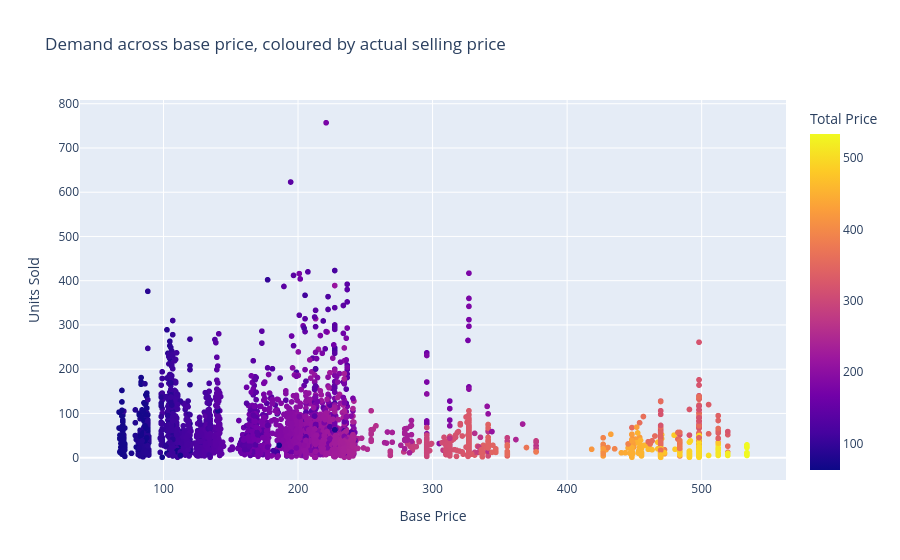

The notebook cell saved with this chart:
### Markdown cell above
The trendline slopes downward: higher price, lower quantity demanded. That is the classic
**law of demand**, and it confirms price carries real signal about sales volume. The relationship
is clearly not a straight line, though — the points fan out and cluster in price bands, which is
the first hint that a linear model will underfit.

### Code cell
fig = px.scatter(
    plot_sample,
    x="Base Price",
    y="Units Sold",
    color="Total Price",
    title="Demand across base price, coloured by actual selling price",
)
fig.show()

### Figure 1 — Plotly figure (JSON) as saved in the notebook; plotly's stock layout.template omitted (floating-point values rounded to 4 significant figures; data arrays with more than 128 entries replaced by an {"elided": "..."} marker saying what was removed)
{"data": [{"hovertemplate": "Base Price=%{x}<br>Units Sold=%{y}<br>Total Price=%{marker.color}<extra></extra>", "legendgroup": "", "marker": {"color": {"elided": "5000 float values"}, "coloraxis": "coloraxis", "symbol": "circle"}, "mode": "markers", "name": "", "showlegend": false, "type": "scattergl", "x": {"elided": "5000 float values"}, "xaxis": "x", "y": {"elided": "5000 int values"}, "yaxis": "y"}], "layout": {"coloraxis": {"colorbar": {"title": {"text": "Total Price"}}, "colorscale": [[0.0, "#0d0887"], [0.1111, "#46039f"], [0.2222, "#7201a8"], [0.3333, "#9c179e"], [0.4444, "#bd3786"], [0.5556, "#d8576b"], [0.6667, "#ed7953"], [0.7778, "#fb9f3a"], [0.8889, "#fdca26"], [1.0, "#f0f921"]]}, "legend": {"tracegroupgap": 0}, "title": {"text": "Demand across base price, coloured by actual selling price"}, "xaxis": {"anchor": "y", "domain": [0.0, 1.0], "title": {"text": "Base Price"}}, "yaxis": {"anchor": "x", "domain": [0.0, 1.0], "title": {"text": "Units Sold"}}}}
